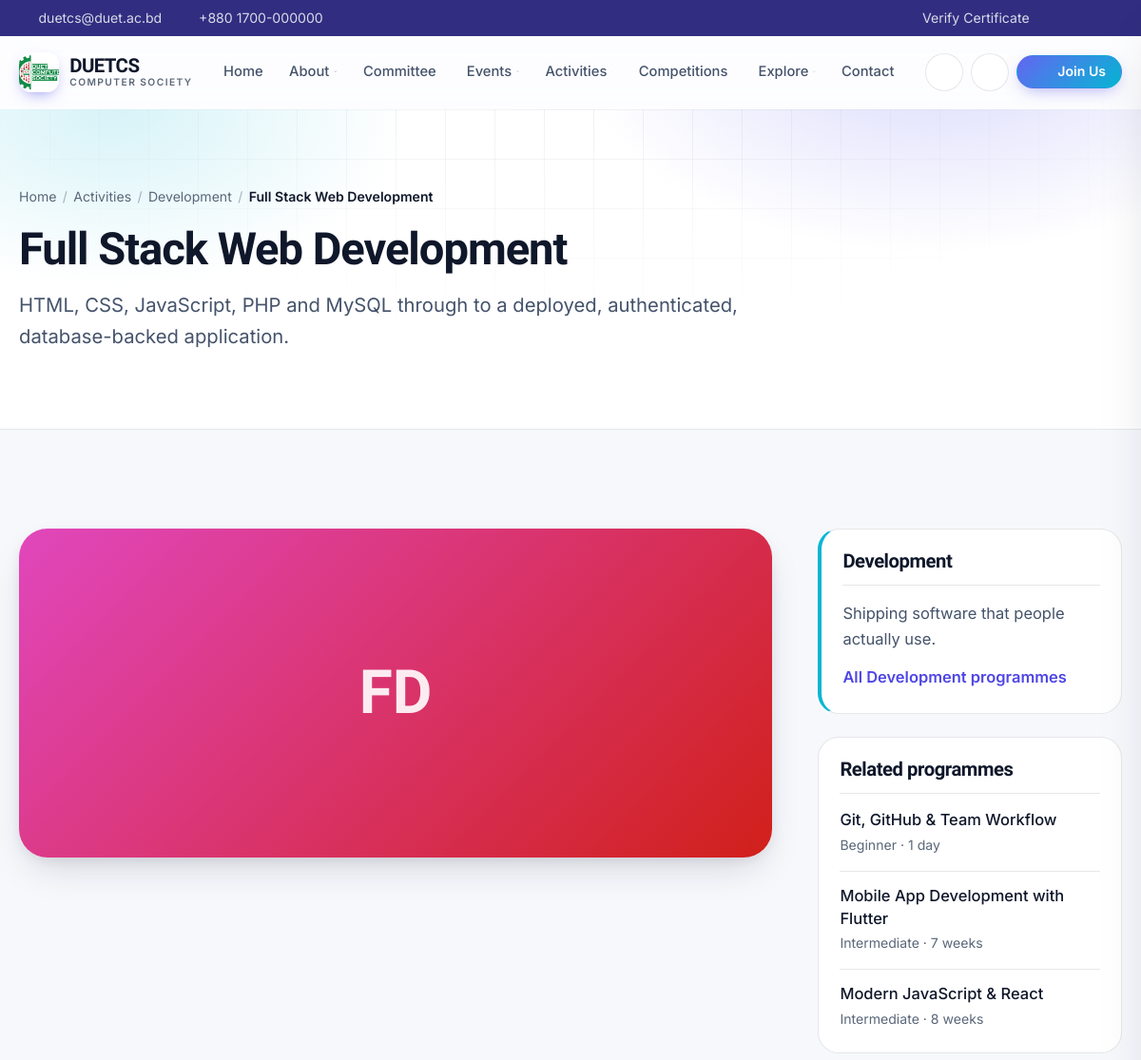
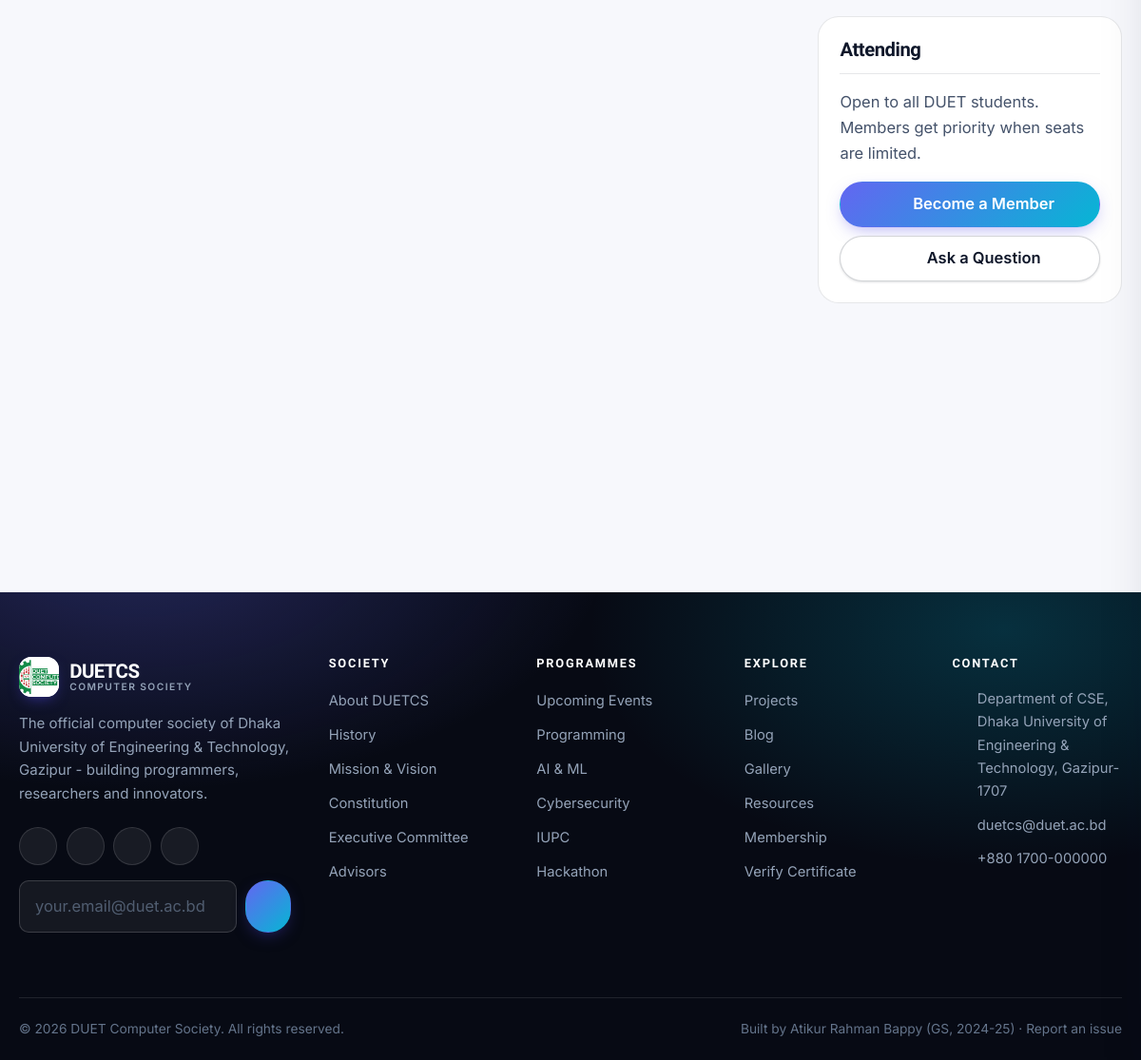
The page /index.php?p=activity/full-stack-web-development on the database its author committed (2 pictures, top to bottom).
### tables this page shows
CREATE TABLE activities (
  id            INT UNSIGNED NOT NULL AUTO_INCREMENT,
  category      VARCHAR(60)  NOT NULL,              
  title         VARCHAR(160) NOT NULL,
  slug          VARCHAR(180) NOT NULL,
  summary       VARCHAR(300) DEFAULT NULL,
  content       LONGTEXT,
  image         VARCHAR(255) DEFAULT NULL,
  instructor    VARCHAR(120) DEFAULT NULL,
  duration      VARCHAR(60)  DEFAULT NULL,
  level         ENUM('beginner','intermediate','advanced') NOT NULL DEFAULT 'beginner',
  activity_date DATE DEFAULT NULL,
  is_featured   TINYINT(1) NOT NULL DEFAULT 0,
  created_at    DATETIME NOT NULL DEFAULT CURRENT_TIMESTAMP,
  PRIMARY KEY (id),
  UNIQUE KEY uq_activity_slug (slug),
  KEY idx_activity_cat (category)
);

CREATE TABLE activity_categories (
  id          INT UNSIGNED NOT NULL AUTO_INCREMENT,
  slug        VARCHAR(60)  NOT NULL,
  name        VARCHAR(80)  NOT NULL,
  icon        VARCHAR(30)  NOT NULL DEFAULT 'code',
  tagline     VARCHAR(160) DEFAULT NULL,
  description TEXT,
  accent      VARCHAR(20)  NOT NULL DEFAULT '#6366f1',
  sort_order  INT NOT NULL DEFAULT 0,
  PRIMARY KEY (id),
  UNIQUE KEY uq_actcat_slug (slug)
);

### index.php (called while the page is built, shortened)
<?php
require __DIR__ . '/config/database.php';
require __DIR__ . '/app/helpers.php';
require __DIR__ . '/app/components.php';
$raw   = (string) ($_GET['p'] ?? '');
$raw   = preg_replace('#[^A-Za-z0-9/_\-]#', '', $raw);
$route = trim($raw, '/');
$segments   = $route === '' ? [] : explode('/', $route);
$controller = $segments[0] ?? '';
$routes = [
    'home'         => 'home',
    'about'        => 'about',
    'committee'    => 'committee',
    'events'       => 'events',
    'event'        => 'events',
    'activities'   => 'activities',
    'activity'     => 'activities',
    'competitions' => 'competitions',
    'competition'  => 'competitions',
    'projects'     => 'projects',
    'project'      => 'projects',
    'blog'         => 'blog',
    'gallery'      => 'gallery',
    'resources'    => 'resources',
    'membership'   => 'membership',
    'certificates' => 'certificates',
    'contact'      => 'contact',
    'search'       => 'search',
    'login'        => 'account',
    'register'     => 'account',
    'logout'       => 'account',
    'dashboard'    => 'account',
    'profile'      => 'account',
    'admin'        => 'admin',
];
$file = BASE_PATH . '/app/controllers/' . $routes[$controller] . '.php';
require $file;

### config/database.php (called while the page is built, shortened)
<?php
function db(): PDO
{
    static $pdo = null;
    if ($pdo instanceof PDO) {
        return $pdo;
    }
    $dsn = 'mysql:host=' . DB_HOST . ';port=' . DB_PORT
         . ';dbname=' . DB_NAME . ';charset=' . DB_CHARSET;
    $options = [
        PDO::ATTR_ERRMODE            => PDO::ERRMODE_EXCEPTION,
        PDO::ATTR_DEFAULT_FETCH_MODE => PDO::FETCH_ASSOC,
        PDO::ATTR_EMULATE_PREPARES   => false,
    ];
    try {
        $pdo = new PDO($dsn, DB_USER, DB_PASS, $options);
    } catch (PDOException $e) {
        http_response_code(500);
        $hint = DEBUG ? htmlspecialchars($e->getMessage(), ENT_QUOTES, 'UTF-8') : 'Database unavailable.';
        exit('<div style="font:16px/1.6 system-ui;max-width:640px;margin:80px auto;padding:32px;border:1px solid #e11d48;border-radius:12px">'
           . '<h2 style="margin:0 0 12px">Database connection failed</h2>'
           . '<p style="color:#64748b">' . $hint . '</p>'
           . (DEBUG ? '<p style="color:#64748b">Start MySQL in XAMPP, then import <code>database/schema.sql</code> via phpMyAdmin.</p>' : '')
           . '</div>');
    }
    return $pdo;
}
function q(string $sql, array $params = []): PDOStatement
{
    $stmt = db()->prepare($sql);
    $stmt->execute($params);
    return $stmt;
}
function fetchAll(string $sql, array $params = []): array
{
    return q($sql, $params)->fetchAll();
}
function fetchOne(string $sql, array $params = []): ?array
{
    $row = q($sql, $params)->fetch();
    return $row === false ? null : $row;
}

### views/pages/activity-detail.php (the view, shortened to what this page needs)
<?php
$a = $activity;
$crumbs = ['Activities' => 'activities'];
if ($category) {
    $crumbs[$category['name']] = 'activities/' . $category['slug'];
}
$crumbs[$a['title']] = null;
pageHero($a['title'], $a['summary'] ?? '', $crumbs);
$img = upload($a['image'], 'events');
?>
<section class="section">
  <div class="container">
    <div class="with-sidebar">
      <article>
        <div class="reveal" style="border-radius:var(--radius-xl);overflow:hidden;aspect-ratio:16/7;margin-bottom:2rem;box-shadow:var(--shadow-lg)">
          <?php if ($img !== ''): ?>
            <img src="<?= e($img) ?>" alt="" style="width:100%;height:100%;object-fit:cover">
          <?php else: ?>
            <div style="width:100%;height:100%;display:grid;place-items:center;font-family:var(--font-display);font-size:clamp(2rem,7vw,4rem);font-weight:800;color:rgba(255,255,255,.9);<?= e(gradientFor($a['title'])) ?>"><?= e(initials($a['title'])) ?></div>
          <?php endif; ?>
        </div>
      </article>
      <aside class="sidebar">
        <?php if ($category): ?>
          <div class="widget" style="border-left:4px solid <?= e($category['accent']) ?>">
            <h3><?= e($category['name']) ?></h3>
            <p class="soft" style="font-size:var(--step-0)"><?= e($category['tagline']) ?></p>
            <a class="link" style="margin-top:.8rem" href="<?= url('activities/' . $category['slug']) ?>">All <?= e($category['name']) ?> programmes <?= icon('arrow') ?></a>
          </div>
        <?php endif; ?>
        <?php if ($related): ?>
          <div class="widget">
            <h3>Related programmes</h3>
            <ul class="widget-list">
              <?php foreach ($related as $r): ?>
                <li><a href="<?= url('activity/' . $r['slug']) ?>"><?= e($r['title']) ?></a><small><?= e(ucfirst($r['level'])) ?><?= $r['duration'] ? ' · ' . e($r['duration']) : '' ?></small></li>
              <?php endforeach; ?>
            </ul>
          </div>
        <?php endif; ?>
        <div class="widget">
          <h3>Attending</h3>
          <p class="soft" style="margin-bottom:1rem;font-size:var(--step-0)">Open to all DUET students. Members get priority when seats are limited.</p>
          <a class="btn btn-block" href="<?= url('membership') ?>"><?= icon('sparkle') ?> Become a Member</a>
          <a class="btn btn-ghost btn-block" style="margin-top:.6rem" href="<?= url('contact') ?>"><?= icon('mail') ?> Ask a Question</a>
        </div>
      </aside>
    </div>
  </div>
</section>

### app/components.php (shortened to what this page needs)
<?php
function pageHero(string $title, string $subtitle = '', array $crumbs = []): void
{
    ?>
    <section class="page-hero">
      <div class="container">
        <?php if ($crumbs): ?>
          <nav class="crumbs" aria-label="Breadcrumb">
            <a href="<?= url() ?>">Home</a>
            <?php $last = array_key_last($crumbs); foreach ($crumbs as $label => $href): ?>
              <span class="sep">/</span>
              <?php if ($href && $label !== $last): ?>
                <a href="<?= url($href) ?>"><?= e($label) ?></a>
              <?php else: ?>
                <span aria-current="page"><?= e($label) ?></span>
              <?php endif; ?>
            <?php endforeach; ?>
          </nav>
        <?php endif; ?>
        <h1><?= e($title) ?></h1>
        <?php if ($subtitle !== ''): ?><p><?= e($subtitle) ?></p><?php endif; ?>
      </div>
    </section>
    <?php
}
    ?>

### rows shown on the page
activities: title "Full Stack Web Development", summary "HTML, CSS, JavaScript, PHP and MySQL through to a deployed, authenticated, database-backed application.", title "FD"
activity_categories: name "Development", tagline "Shipping software that people actually use."
activities: title "Git, GitHub & Team Workflow", level "Beginner", duration "1 day"
activities: title "Mobile App Development with Flutter", level "Intermediate", duration "7 weeks"
activities: title "Modern JavaScript & React", level "Intermediate", duration "8 weeks"

### other values the page prints
setting('site_email', SITE_EMAIL) "duetcs@duet.ac.bd"
setting('site_phone', SITE_PHONE) "+880 1700-000000"
SITE_SHORT "DUETCS"
$item['label'] "Home"
$item['label'] "About"
$item['label'] "Committee"
$item['label'] "Events"
$item['label'] "Activities"
$item['label'] "Competitions"
$item['label'] "Explore"
$item['label'] "Contact"
$label "Activities"
$label "Development"
$label "Full Stack Web Development"
SITE_DESC "The official computer society of Dhaka University of Engineering & Technology, Gazipur - building programmers, researchers and innovators."
